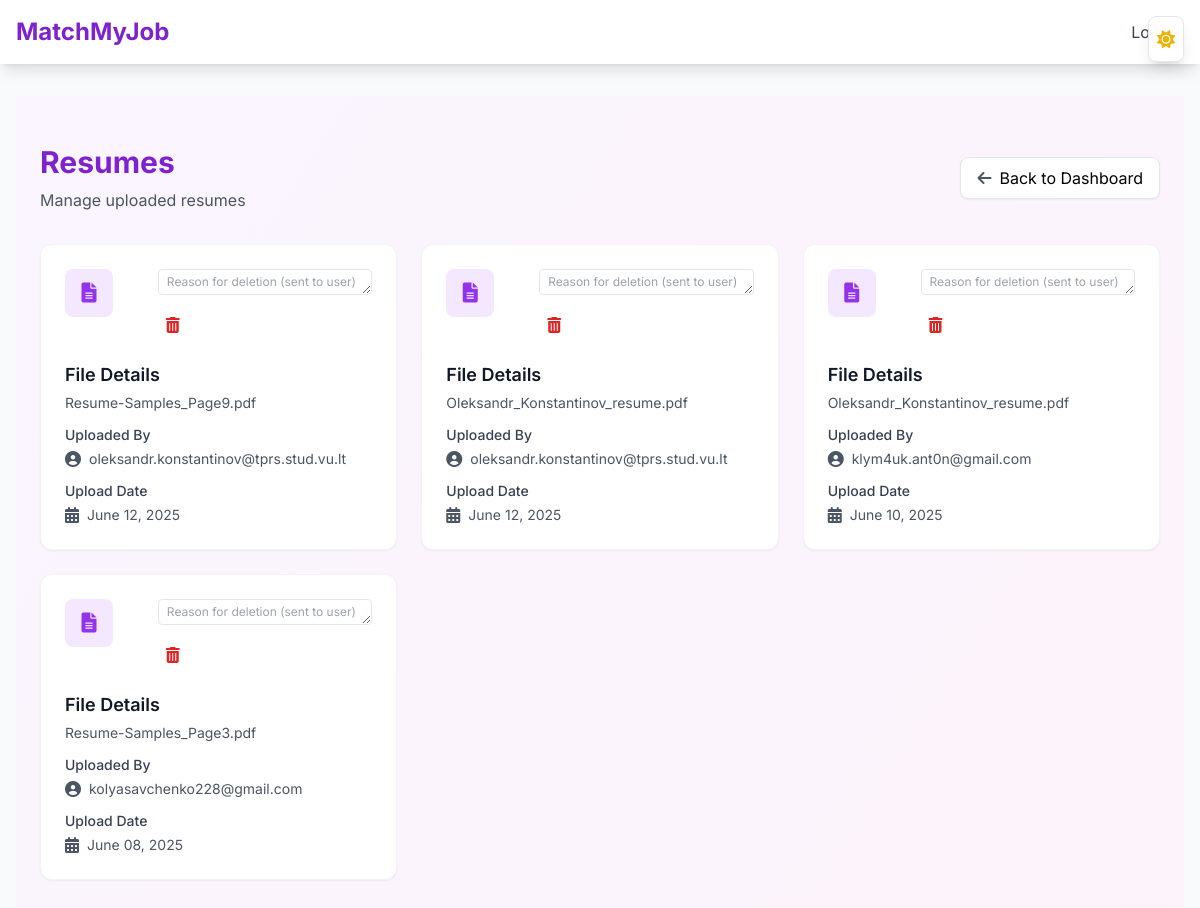
Page /admin/resumes (signed in) on the committed database.
### models.py (models this page shows, shortened)
class Resume(Base):
    __tablename__ = 'resumes'
    id = Column(Integer, primary_key=True, index=True)
    filename = Column(String)
    skills = Column(JSON, default =[])  # Parsed skill list
    experience = Column(JSON, default =[])  # Changed from Text to JSON
    education = Column(JSON, default =[])  # Parsed education list
    raw_text = Column(Text)
    uploaded_at = Column(DateTime, default=datetime.utcnow)
    user_id = Column(Integer, ForeignKey("users.id"))
    owner = relationship("User", back_populates="resumes")
    __table_args__ = (
        UniqueConstraint("user_id", "filename", name="uq_user_filename"),
    )
    applications = relationship("Application", back_populates="resume")
    completeness = Column(Integer, default=0)  # Percentage of completeness (0-100)
    parsed_data = Column(JSON, nullable=True)

class User(Base):
    __tablename__ = 'users'
    id = Column(Integer, primary_key=True, index = True)
    name = Column(String)
    email = Column(String, unique=True, index=True)
    hashed_password = Column(String)
    verification_token = Column(String, nullable=True)
    is_verified = Column(Boolean, default=False)
    is_admin = Column(Boolean, default=False)
    role = Column(String, default="job_seeker")
    reset_token = Column(String, nullable=True)
    reset_token_expires = Column(DateTime, nullable=True)
    current_job_title = Column(String, nullable=True)
    years_experience = Column(String, nullable=True)
    desired_job_title = Column(String, nullable=True)
    key_skills = Column(String, nullable=True)
    preferred_location = Column(String, nullable=True)
    salary_range = Column(String, nullable=True)
    company_description = Column(String, nullable=True)  # New field for company description
    resumes      = relationship(
        "Resume",
        back_populates="owner",
        cascade="all, delete-orphan"
    )
    job_postings = relationship(
        "JobPosting",
        back_populates="employer",
        cascade="all, delete-orphan",
        passive_deletes=True
    )
    applications = relationship(
        "Application",
        back_populates="applicant",
        cascade="all, delete-orphan"
    )

### admin.py (the view)
@router.get("/admin/resumes", response_class=HTMLResponse)
def admin_resumes(
    request: Request,
    db: Session = Depends(get_db),
    admin: User = Depends(get_current_admin)
):
    resumes = db.query(Resume).order_by(Resume.uploaded_at.desc()).all()
    html = templates.TemplateResponse(
        "admin/admin_resumes.html",
        {"request": request, "resumes": resumes, "user": admin}
    )
    html.headers["Cache-Control"] = "no-cache, no-store, must-revalidate"
    html.headers["Pragma"]        = "no-cache"
    html.headers["Expires"]       = "0"
    return html

### templates/admin/admin_resumes.html (shortened to what this page needs)
{% extends "base.html" %} {% block title %}Manage Resumes | Admin{% endblock %}
{% block content %}
<div class="min-h-screen bg-gradient-to-br from-purple-50 to-pink-50 dark:from-gray-900 dark:to-gray-800 py-12">
  <section class="max-w-6xl mx-auto px-4">
    <div class="mb-8 flex items-center justify-between">
      <div>
        <h2 class="text-3xl font-bold text-purple-700 dark:text-purple-400">Resumes</h2>
        <p class="text-gray-600 dark:text-gray-400 mt-2">Manage uploaded resumes</p>
      </div>
      <a href="/admin"
        class="inline-flex items-center px-4 py-2 bg-white dark:bg-gray-800 border border-gray-200 dark:border-gray-700 rounded-lg shadow-sm hover:bg-gray-50 dark:hover:bg-gray-700 transition-colors">
        <i class="fas fa-arrow-left mr-2 text-gray-600 dark:text-gray-400"></i>
        Back to Dashboard
      </a>
    </div>
    <div class="grid gap-6 md:grid-cols-2 lg:grid-cols-3">
      {% if resumes %}
      {% for resume in resumes %}
      <div
        class="bg-white dark:bg-gray-800 rounded-xl shadow-sm border border-gray-100 dark:border-gray-700 overflow-hidden">
        <div class="p-6">
          <div class="flex items-start justify-between mb-4">
            <div class="w-12 h-12 bg-purple-100 dark:bg-purple-900/50 rounded-lg flex items-center justify-center">
              <i class="fas fa-file-alt text-purple-600 dark:text-purple-400 text-xl"></i>
            </div>
            <form method="post" action="/admin/delete-resume/{{ resume.id }}"
              onsubmit="return confirm('Are you sure you want to delete this resume?');" class="inline-block">
              <textarea name="reason" rows="1" placeholder="Reason for deletion (sent to user)"
                class="border rounded px-2 py-1 text-xs mb-1 w-full"></textarea>
              <button type="submit"
                class="p-2 text-red-600 dark:text-red-400 hover:bg-red-50 dark:hover:bg-red-900/50 rounded-lg transition-colors">
                <i class="fas fa-trash-alt"></i>
              </button>
            </form>
          </div>
          <div class="space-y-3">
            <div>
              <h3 class="text-lg font-semibold text-gray-900 dark:text-white mb-1">File Details</h3>
              <p class="text-gray-600 dark:text-gray-400 text-sm break-all">{{ resume.filename }}</p>
            </div>
            <div>
              <h4 class="text-sm font-medium text-gray-700 dark:text-gray-300 mb-1">Uploaded By</h4>
              <div class="flex items-center text-gray-600 dark:text-gray-400">
                <i class="fas fa-user-circle mr-2"></i>
                <span class="text-sm">{{ resume.owner.email }}</span>
              </div>
            </div>
            <div>
              <h4 class="text-sm font-medium text-gray-700 dark:text-gray-300 mb-1">Upload Date</h4>
              <div class="flex items-center text-gray-600 dark:text-gray-400">
                <i class="fas fa-calendar-alt mr-2"></i>
                <span class="text-sm">{{ resume.uploaded_at.strftime('%B %d, %Y') }}</span>
              </div>
            </div>
          </div>
        </div>
      </div>
      {% endfor %}
      {% endif %}
    </div>
  </section>
</div>
{% endblock %}

### templates/base.html (style rules this page uses)
body { font-family: 'Inter', system-ui, -apple-system, sans-serif; }

### rows in the picture
Resume: filename "Resume-Samples_Page9.pdf", owner.email "oleksandr.konstantinov@tprs.stud.vu.lt", uploaded_at "June 12, 2025"
Resume: filename "Oleksandr_Konstantinov_resume.pdf", owner.email "oleksandr.konstantinov@tprs.stud.vu.lt", uploaded_at "June 12, 2025"
Resume: filename "Oleksandr_Konstantinov_resume.pdf", owner.email "klym4uk.ant0n@gmail.com", uploaded_at "June 10, 2025"
Resume: filename "Resume-Samples_Page3.pdf", owner.email "kolyasavchenko228@gmail.com", uploaded_at "June 08, 2025"
